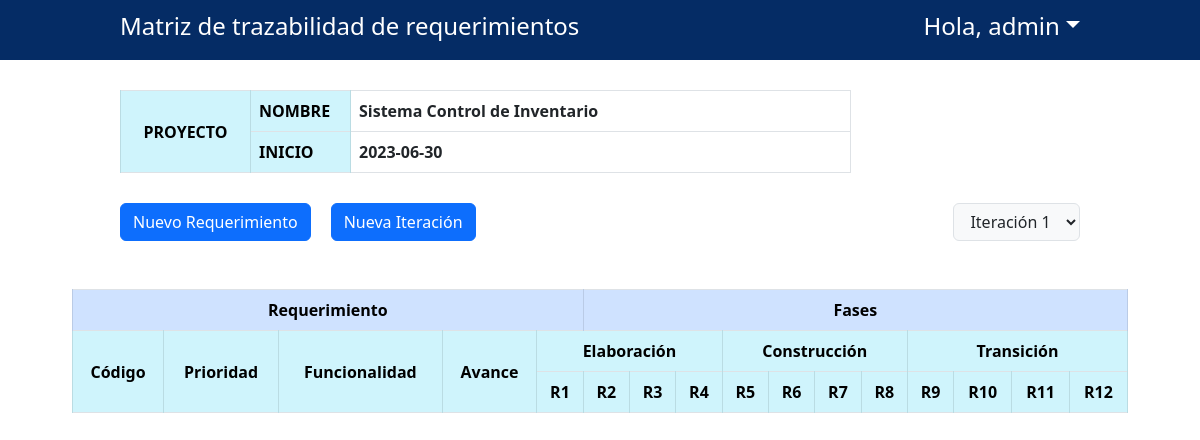
The page /matriz.php?id=2 (signed in) on the database its author committed.
### tables this page shows
CREATE TABLE `proyecto` (
  `IdProyecto` int(11) NOT NULL,
  `CodigoProyecto` varchar(10) NOT NULL,
  `NombreProyecto` varchar(50) NOT NULL,
  `InicioProyecto` date NOT NULL,
  `IdUsuario` int(11) NOT NULL
);

### controller/datos_proyecto.php (called while the page is built)
<?php
    $IdProyecto = $_GET['id'];
    $sql = $conexion->prepare("select*from proyecto where IdProyecto='$IdProyecto';");
    $sql->execute();
    $datos = $sql->fetchAll(PDO::FETCH_OBJ);
?>

### controller/listar_iteraciones.php (called while the page is built, shortened)
<?php
    $IdProyecto = $_GET["id"];
    $sql->execute();
    $datos = $sql->fetchAll(PDO::FETCH_OBJ);
?>

### matriz.php (the view, shortened to what this page needs)
<!DOCTYPE html>
<html lang="en">
<head>
    <link href="https://cdn.jsdelivr.net/npm/bootstrap@5.3.0/dist/css/bootstrap.min.css" rel="stylesheet">
    <link rel="stylesheet" href="css/estilos.css">
</head>
<body>
    <div class="nav">
        <div class="nav_container">
            <h4>Matriz de trazabilidad de requerimientos</h4>
            <h4 class="dropdown-toggle" data-bs-toggle="dropdown" aria-expanded="false">Hola, <?php echo $_SESSION["nombre"] ?></h4>
        </div>
    </div>
    <table class="description table table-hover table-bordered">
        <thead>
            <?php include "model/conexion.php";  ?>
            <?php include "controller/datos_proyecto.php"; ?>
            <?php
            if($sql->rowCount() > 0) {
                foreach($datos as $dato) { ?>
                    <tr>
                        <th class="table-info text-center align-middle" width="130px" rowspan="2">PROYECTO</th>
                        <th class="table-info" width="100px">NOMBRE</th>
                        <th width="500px"><?php echo $dato->NombreProyecto;?></th>
                    </tr>
                    <tr>
                        <th class="table-info" width="100px">INICIO</th>
                        <th width="500px"><?php echo $dato->InicioProyecto;?></th>
                    </tr>
                <?php }
            } ?>
        </thead>
    </table>
    <div class="section">
        <div class="description-action">
            <div>
                <button type="button" class="btn btn-primary" data-bs-toggle="modal" data-bs-target="#requerimientoModal">
                Nuevo Requerimiento
                </button>
            </div>
            <div>
                <button type="button" class="btn btn-primary" data-bs-toggle="modal" data-bs-target="#iteracionModal">
                Nueva Iteración
                </button>
            </div>
        </div>
        <select class="input-group-text" id="lista1">
        <?php
            include "controller/listar_iteraciones.php";
            if($sql->rowCount() > 0) {
                foreach($datos as $dato) { ?>
                    <option value="<?php echo $dato->NumeroIteracionRevision1 ?>"><?php echo "Iteración ". $dato->NumeroIteracionRevision1 ?></option>
            <?php }
            }else{ ?>
                <option value="1">Sin iteraciones</option> <?php
            } ?>
        </select>
    </div>
    <div class="container">
        <div class="table table-responsive mt-5">
            <table class="table table-hover table-bordered">
                <thead class="text-center">
                    <tr>
                        <th class="table-primary" colspan="5" >Requerimiento</th>
                        <th class="table-primary" colspan="12">Fases</th>
                    </tr>
                    <tr>
                        <th class="table-info align-middle" rowspan="2">Código</th>
                        <th class="table-info align-middle" rowspan="2">Prioridad</th>
                        <th class="table-info align-middle" rowspan="2">Funcionalidad</th>
                        <th class="table-info align-middle" rowspan="2">Avance</th>
                        <th class="table-info" colspan="4" rowspan="1">Elaboración</th>
                        <th class="table-info" colspan="4" rowspan="1">Construcción</th>
                        <th class="table-info" colspan="4" rowspan="1">Transición</th>
                    </tr>
                    <tr>
                        <th class="table-info" rowspan="1" colspan="1">R1</th>
                        <th class="table-info" rowspan="1" colspan="1">R2</th>
                        <th class="table-info" rowspan="1" colspan="1">R3</th>
                        <th class="table-info" rowspan="1" colspan="1">R4</th>
                        <th class="table-info" rowspan="1" colspan="1">R5</th>
                        <th class="table-info" rowspan="1" colspan="1">R6</th>
                        <th class="table-info" rowspan="1" colspan="1">R7</th>
                        <th class="table-info" rowspan="1" colspan="1">R8</th>
                        <th class="table-info" rowspan="1" colspan="1">R9</th>
                        <th class="table-info" rowspan="1" colspan="1">R10</th>
                        <th class="table-info" rowspan="1" colspan="1">R11</th>
                        <th class="table-info" rowspan="1" colspan="1">R12</th>
                    </tr>
                </thead>
            </table>
        </div>
    </div>
</body>
</html>

### css/estilos.css (style rules this page uses)
* { margin: 0; padding: 0; box-sizing: border-box; }
.nav { height: 60px; background-color: #052c65; }
.nav_container { width: 80%; margin: 0 auto; display: flex; justify-content: space-between; align-items: center; color: #fff; }
.description { width: 80%; margin: 30px auto; display: flex; justify-content: flex-start; }
.description-action { display: flex; gap: 20px; }
.section { width: 80%; margin: 0 auto; display: flex; justify-content: space-between }
.container { width: 90%; }

### rows shown on the page
proyecto: NombreProyecto "Sistema Control de Inventario", InicioProyecto "2023-06-30"

### other values the page prints
$_SESSION["nombre"] "admin"
